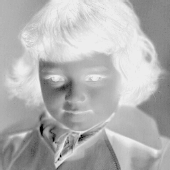
#> input picture g_7.bmp, 170 x 170 px
$ python 2.py
#> lines starting #> are read from the running program, lines starting #| are printed output that depends on the picture
from PIL import Image, ImageDraw
import numpy as np
import matplotlib.pyplot as plt
def f(z):
    #return 2/255 - z/(255**2)
    return 1/255
image = Image.open('g_7.bmp')
#> image is the input picture: PIL image 170x170 P; min 0, max 237, mean 179.2
draw = ImageDraw.Draw(image)
width = image.size[0]
#> width = 170
height = image.size[1]
#> height = 170
pix = image.load()
g = np.zeros(256)
n = np.zeros(256)
z = np.zeros(256)
N = 0
a = np.zeros((width, height))
for i in range(width):
    for j in range(height):
        n[pix[i, j]] += 1
        N += 1
#> after the loop, N = 28900
for i in range(len(n)):
    n[i] = n[i]/N
for i in range(len(g)):
    for k in range(i):
        g[i] += f(k)
for i in range(256):
    j = 0
    while j <= 255:
        if g[j] - n[i] >= 0:
            z[i] = j
            break
        else: j += 1
for i in range(width):
    for j in range(height):
        for k in range(pix[i, j]+1):
            a[i, j] += z[k]
        draw.point((i, j), int(a[i, j]))
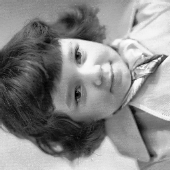
#> a: shape (170, 170) float64; min 1, max 388, mean 208.4; drawn with min black and max white
image.save('g_pre.bmp')
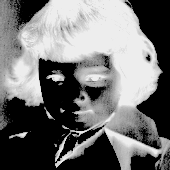
#> saved as g_pre.bmp: PIL image 170x170 P; min 0, max 237, mean 115.3
plt.figure(figsize=(6, 4))
plt.grid()
plt.plot(g*255, linewidth=0.5)
plt.show()
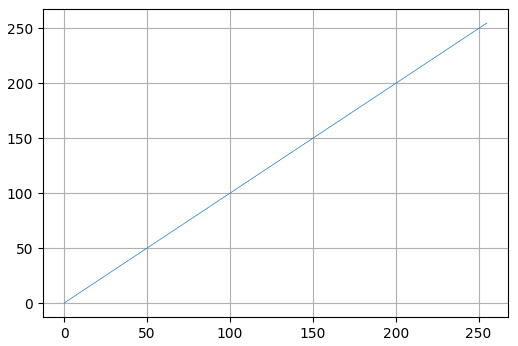
#> figure drawn by matplotlib, 1 panel; curve peaks at x = 255, y = 255

$ run again, with g_original.bmp copied over g_7.bmp
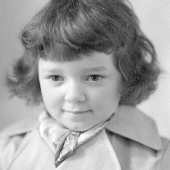
#> input picture g_original.bmp, 170 x 170 px
#> image is the input picture: PIL image 170x170 P; min 30, max 255, mean 158
#> `image.save('g_pre.bmp')`:
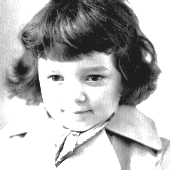
#> saved as g_pre.bmp: PIL image 170x170 P; min 30, max 255, mean 179.4
